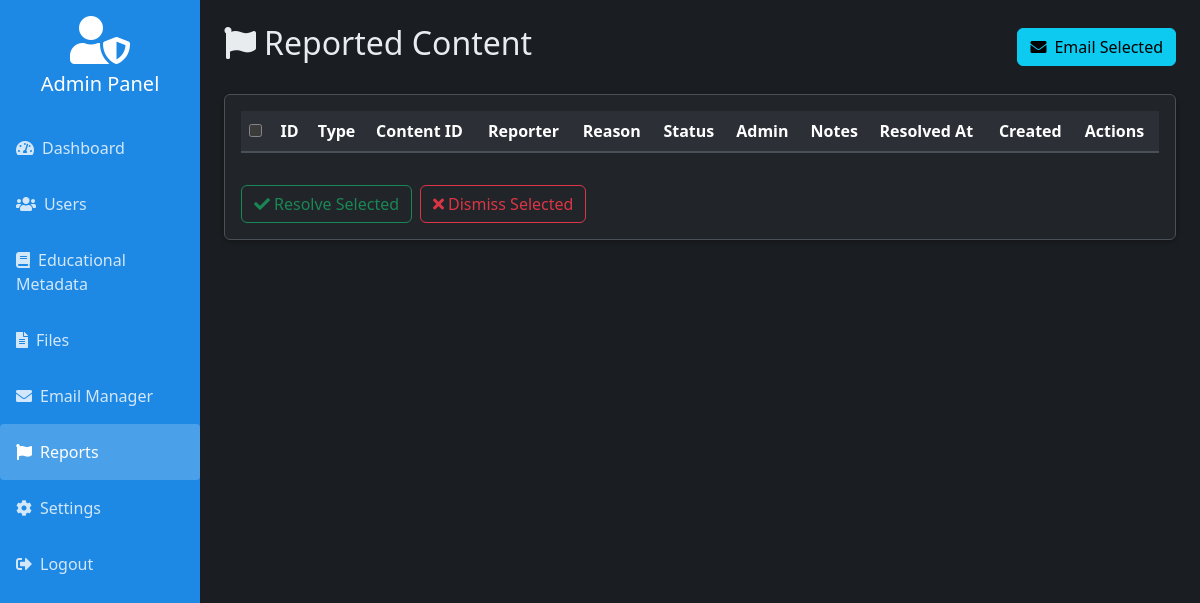
/admin/reports.php (signed in), run on an earlier commit of the app's database.
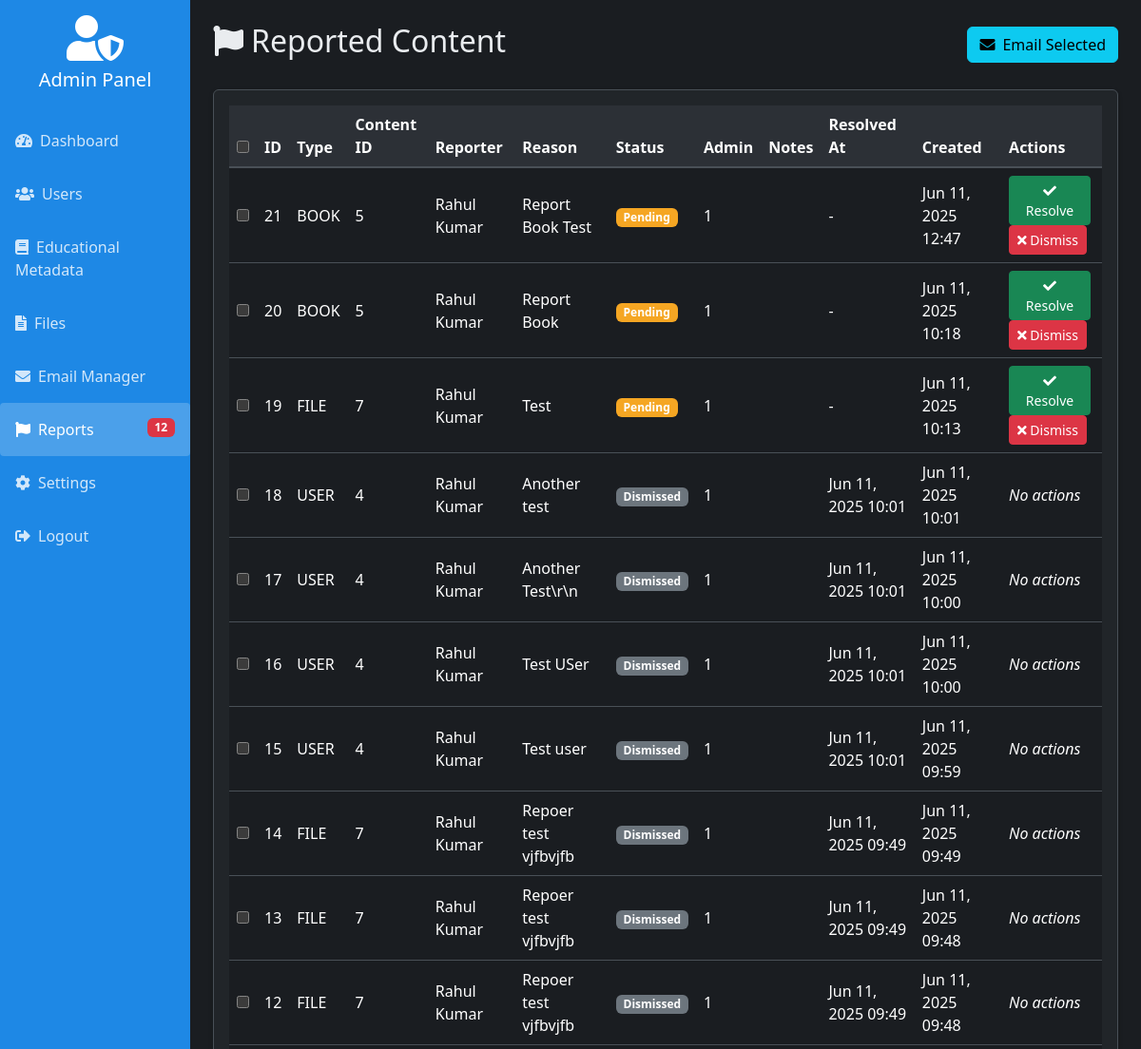
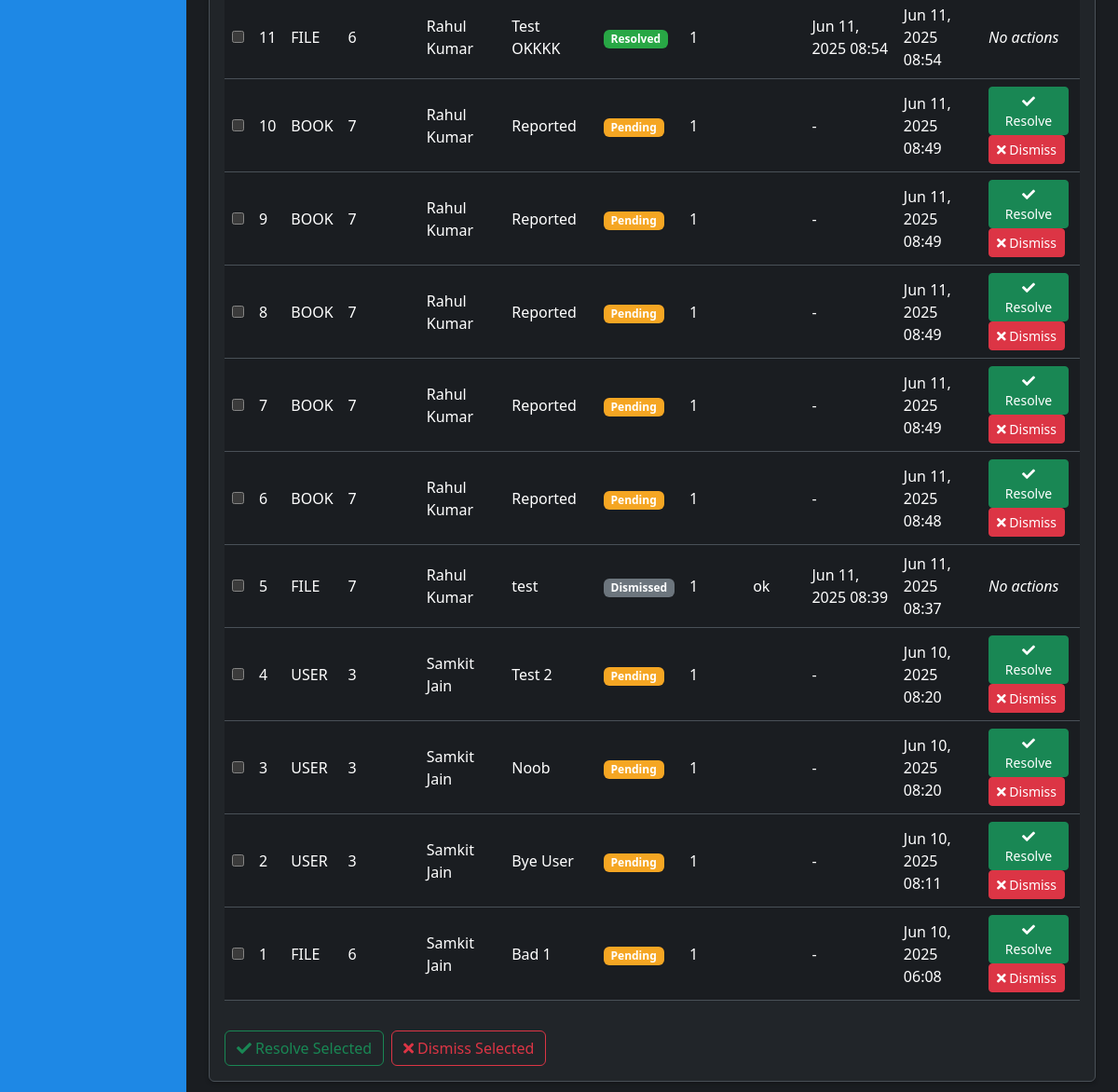
And on a later commit of the database (2 pictures, top to bottom).
### tables this page shows
CREATE TABLE `reported_content` (
  `id` int(11) NOT NULL,
  `reporter_id` int(11) DEFAULT NULL,
  `content_type` enum('book','file','user') NOT NULL,
  `content_id` int(11) NOT NULL,
  `reason` text NOT NULL,
  `status` enum('pending','resolved','dismissed') DEFAULT 'pending',
  `admin_id` int(11) DEFAULT 1,
  `resolution_notes` text DEFAULT NULL,
  `created_at` timestamp NOT NULL DEFAULT current_timestamp(),
  `resolved_at` timestamp NULL DEFAULT NULL
);

CREATE TABLE `users` (
  `id` int(11) NOT NULL,
  `name` varchar(100) NOT NULL,
  `email` varchar(100) NOT NULL,
  `avatar_path` varchar(255) NOT NULL DEFAULT 'default.png',
  `password` varchar(255) NOT NULL,
  `location` varchar(100) DEFAULT NULL,
  `phone` varchar(15) DEFAULT NULL,
  `status` enum('blocked','active') NOT NULL DEFAULT 'active',
  `created_at` timestamp NOT NULL DEFAULT current_timestamp(),
  `last_active` timestamp NULL DEFAULT current_timestamp(),
  `latitude` decimal(10,8) DEFAULT NULL,
  `longitude` decimal(11,8) DEFAULT NULL
);

### admin/reports.php (the view, shortened to what the changed rows need)
<?php
require_once '../includes/db_connect.php';
$query = "SELECT rc.*, u.name AS reporter_name, u.email AS reporter_email FROM reported_content rc LEFT JOIN users u ON rc.reporter_id = u.id ORDER BY rc.created_at DESC";
$reports = mysqli_query($mysqli, $query);
require_once '../includes/admin_header.php';
?>
<div class="container-fluid">
    <div class="row">
        <?php include '../includes/admin_sidebar.php'; ?>
        <div class="col-md-10 p-4">
            <div class="d-flex justify-content-between align-items-center mb-4">
                <h2><i class="fas fa-flag me-2"></i>Reported Content</h2>
            </div>
            <form method="POST" id="bulkActionForm">
                <div class="card">
                    <div class="card-body">
                        <div class="table-responsive">
                            <table class="table text-white align-middle" id="reportsTable">
                                <thead>
                                    <tr>
                                        <th><input type="checkbox" id="selectAll"></th>
                                        <th>ID</th>
                                        <th>Type</th>
                                        <th>Content ID</th>
                                        <th>Reporter</th>
                                        <th>Reason</th>
                                        <th>Status</th>
                                        <th>Admin</th>
                                        <th>Notes</th>
                                        <th>Resolved At</th>
                                        <th>Created</th>
                                        <th>Actions</th>
                                    </tr>
                                </thead>
                                <tbody>
                                    <?php while ($report = mysqli_fetch_assoc($reports)): ?>
                                        <tr>
                                            <td><input type="checkbox" name="report_ids[]"
                                                    value="<?php echo $report['id']; ?>"></td>
                                            <td><?php echo $report['id']; ?></td>
                                            <td class="text-uppercase"><?php echo $report['content_type']; ?></td>
                                            <td><?php echo $report['content_id']; ?></td>
                                            <td>
                                                <?php if ($report['reporter_name']): ?>
                                                    <span data-bs-toggle="tooltip"
                                                        title="<?php echo htmlspecialchars($report['reporter_email']); ?>">
                                                        <?php echo htmlspecialchars($report['reporter_name']); ?>
                                                    </span>
                                                <?php else: ?>
                                                    <em>Guest</em>
                                                <?php endif; ?>
                                            </td>
                                            <td><?php echo nl2br(htmlspecialchars($report['reason'])); ?></td>
                                            <td><span
                                                    class="badge bg-<?php echo $report['status'] === 'pending' ? 'warning' : ($report['status'] === 'resolved' ? 'success' : 'secondary'); ?>">
                                                    <?php echo ucfirst($report['status']); ?> </span></td>
                                            <td><?php echo $report['admin_id'] ? htmlspecialchars($report['admin_id']) : '-'; ?>
                                            </td>
                                            <td><?php echo htmlspecialchars($report['resolution_notes']); ?></td>
                                            <td><?php echo $report['resolved_at'] ? date('M d, Y H:i', strtotime($report['resolved_at'])) : '-'; ?>
                                            </td>
                                            <td><?php echo date('M d, Y H:i', strtotime($report['created_at'])); ?></td>
                                            <td>
                                                <?php if ($report['status'] === 'pending'): ?>
                                                    <button type="button" class="btn btn-sm btn-success me-1"
                                                        onclick="handleReport(<?php echo $report['id']; ?>, 'resolved')"><i
                                                            class="fas fa-check"></i> Resolve</button>
                                                    <button type="button" class="btn btn-sm btn-danger"
                                                        onclick="handleReport(<?php echo $report['id']; ?>, 'dismissed')"><i
                                                            class="fas fa-times"></i> Dismiss</button>
                                                <?php else: ?>
                                                    <em>No actions</em>
                                                <?php endif; ?>
                                            </td>
                                        </tr>
                                    <?php endwhile; ?>
                                </tbody>
                            </table>
                        </div>
                    </div>
                </div>
            </form>
        </div>
    </div>
</div>
<?php require_once '../includes/admin_footer.php' ?>

### includes/admin_sidebar.php (shortened to what the changed rows need)
<?php
$current_page = basename($_SERVER['PHP_SELF']);
$stats = [
    'users' => mysqli_fetch_assoc(mysqli_query($mysqli, "SELECT COUNT(*) as count FROM users"))['count'],
    'files' => mysqli_fetch_assoc(mysqli_query($mysqli, "SELECT COUNT(*) as count FROM digital_files"))['count'],
    'reports' => mysqli_fetch_assoc(mysqli_query($mysqli, "SELECT COUNT(*) as count FROM reported_content WHERE status = 'pending'"))['count']
];
?>
<div class="col-md-2 px-0 sidebar">
    <div class="nav flex-column">
        <a href="reports.php" class="nav-link <?php echo ($current_page == 'reports.php') ? 'active' : ''; ?>">
            <i class="fas fa-flag me-2"></i>Reports
            <?php if ($stats['reports'] > 0): ?>
                <span class="badge bg-danger float-end"><?php echo $stats['reports']; ?></span>
            <?php endif; ?>
        </a>
    </div>
</div>

What changed in the data, as far as the page shows it:
added reported_content: id "21", content_type "BOOK", content "5", reporter.name "Rahul Kumar", reason "Report Book Test", status "Pending", admin "1", created_at "Jun 11, 2025 12:47"
added reported_content: id "20", content_type "BOOK", content "5", reporter.name "Rahul Kumar", reason "Report Book", status "Pending", admin "1", created_at "Jun 11, 2025 10:18"
added reported_content: id "19", content_type "FILE", content "7", reporter.name "Rahul Kumar", reason "Test", status "Pending", admin "1", created_at "Jun 11, 2025 10:13"
added reported_content: id "18", content_type "USER", content "4", reporter.name "Rahul Kumar", reason "Another test", status "Dismissed", admin "1", resolved_at "Jun 11, 2025 10:01", created_at "Jun 11, 2025 10:01", shows "No actions"
added reported_content: id "17", content_type "USER", content "4", reporter.name "Rahul Kumar", reason "Another Test\\r\\n", status "Dismissed", admin "1", resolved_at "Jun 11, 2025 10:01", created_at "Jun 11, 2025 10:00", shows "No actions"
added reported_content: id "16", content_type "USER", content "4", reporter.name "Rahul Kumar", reason "Test USer", status "Dismissed", admin "1", resolved_at "Jun 11, 2025 10:01", created_at "Jun 11, 2025 10:00", shows "No actions"
added reported_content: id "15", content_type "USER", content "4", reporter.name "Rahul Kumar", reason "Test user", status "Dismissed", admin "1", resolved_at "Jun 11, 2025 10:01", created_at "Jun 11, 2025 09:59", shows "No actions"
added reported_content: id "14", content_type "FILE", content "7", reporter.name "Rahul Kumar", reason "Repoer test vjfbvjfb", status "Dismissed", admin "1", resolved_at "Jun 11, 2025 09:49", created_at "Jun 11, 2025 09:49", shows "No actions"
added reported_content: id "13", content_type "FILE", content "7", reporter.name "Rahul Kumar", reason "Repoer test vjfbvjfb", status "Dismissed", admin "1", resolved_at "Jun 11, 2025 09:49", created_at "Jun 11, 2025 09:48", shows "No actions"
added reported_content: id "12", content_type "FILE", content "7", reporter.name "Rahul Kumar", reason "Repoer test vjfbvjfb", status "Dismissed", admin "1", resolved_at "Jun 11, 2025 09:49", created_at "Jun 11, 2025 09:48", shows "No actions"
added reported_content: id "11", content_type "FILE", content "6", reporter.name "Rahul Kumar", reason "Test OKKKK", status "Resolved", admin "1", resolved_at "Jun 11, 2025 08:54", created_at "Jun 11, 2025 08:54", shows "No actions"
added reported_content: id "10", content_type "BOOK", content "7", reporter.name "Rahul Kumar", reason "Reported", status "Pending", admin "1", created_at "Jun 11, 2025 08:49"
added reported_content: id "9", content_type "BOOK", content "7", reporter.name "Rahul Kumar", reason "Reported", status "Pending", admin "1", created_at "Jun 11, 2025 08:49"
added reported_content: id "8", content_type "BOOK", content "7", reporter.name "Rahul Kumar", reason "Reported", status "Pending", admin "1", created_at "Jun 11, 2025 08:49"
added reported_content: id "7", content_type "BOOK", content "7", reporter.name "Rahul Kumar", reason "Reported", status "Pending", admin "1", created_at "Jun 11, 2025 08:49"
added reported_content: id "6", content_type "BOOK", content "7", reporter.name "Rahul Kumar", reason "Reported", status "Pending", admin "1", created_at "Jun 11, 2025 08:48"
added reported_content: id "5", content_type "FILE", content "7", reporter.name "Rahul Kumar", reason "test", status "Dismissed", admin "1", resolution_notes "ok", resolved_at "Jun 11, 2025 08:39", created_at "Jun 11, 2025 08:37", shows "No actions"
added reported_content: id "4", content_type "USER", content "3", reporter.name "Samkit Jain", reason "Test 2", status "Pending", admin "1", created_at "Jun 10, 2025 08:20"
added reported_content: id "3", content_type "USER", content "3", reporter.name "Samkit Jain", reason "Noob", status "Pending", admin "1", created_at "Jun 10, 2025 08:20"
added reported_content: id "2", content_type "USER", content "3", reporter.name "Samkit Jain", reason "Bye User", status "Pending", admin "1", created_at "Jun 10, 2025 08:11"
added reported_content: id "1", content_type "FILE", content "6", reporter.name "Samkit Jain", reason "Bad 1", status "Pending", admin "1", created_at "Jun 10, 2025 06:08"
Also different on the page:
$stats['reports']: (not shown) → "12"
